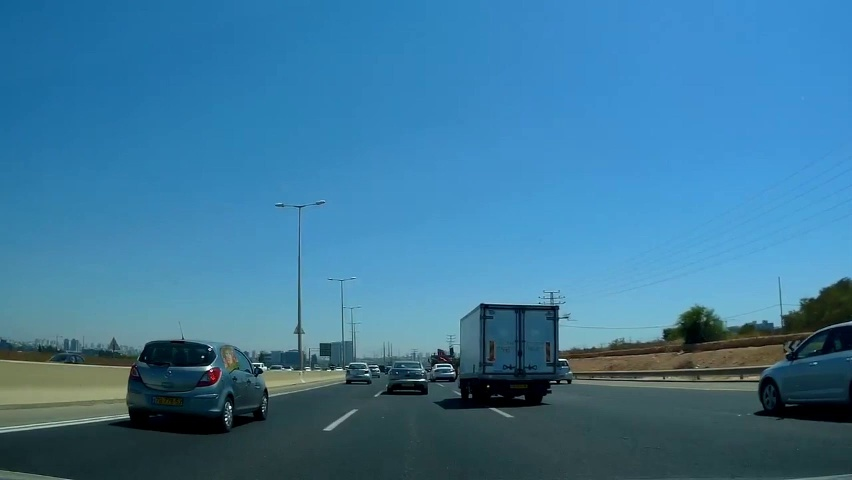
#> input picture first_frame_image.jpg, 852 x 480 px, given in place of change_lanes.mp4, which was not available
$ python main.py
#> lines starting #> are read from the running program, lines starting #| are printed output that depends on the picture; after the words box and inside, x2 and y2 are one past the last pixel; in counts of white or black regions, pixels touching at a corner belong together; pictures that were not available may be replaced by others from this repository, and a replacement may not be noted
### src/LanesDetectionOnFrame.py
import cv2
import numpy as np


class LanesDetectionOnFrame:
    LEFT_ANNOTATION = "Left <-"
    RIGHT_ANNOTATION = "Right ->"

    def __init__(self, center_line_x, y_depth_search, right_lane_x, left_lane_x, offset, frame_rate_per_second,
                 binary_threshold, rho, theta, min_line_length, blind_detection_offset=1, debug=False):
        # Variables to calibrate the frame
        self.center_line_x = center_line_x
        self.y_depth_search = y_depth_search
        self.right_lane_x = right_lane_x
        self.left_lane_x = left_lane_x
        self.offset = offset
        self.frame_rate_per_second = frame_rate_per_second
        self.binary_threshold = binary_threshold
        self.blind_detection_offset = blind_detection_offset

        # hough transform parameters
        self.rho = rho
        self.theta = theta
        self.min_line_length = min_line_length

        # Variables to keep track of the state of the road
        self.crossing_roads = False
        self.counter_frame = 0
        self.crossing_roads_lines = []
        self.cross_direction = None
        self.debug = debug


    def preprocess_image(self, image):
        processed_image = cv2.cvtColor(image, cv2.COLOR_BGR2GRAY)
        processed_image = cv2.GaussianBlur(processed_image, (5, 5), 0)
        if self.binary_threshold is not None:
            _, processed_image = cv2.threshold(processed_image, self.binary_threshold, 255, cv2.THRESH_BINARY)
            processed_image = cv2.dilate(processed_image, (3, 3), iterations=3)

        return processed_image

    @staticmethod
    def slope(x1, y1, x2, y2):
        return (y2 - y1) / (x2 - x1) if (x2 - x1) != 0 else 999  # Avoid division by zero

    @staticmethod
    def find_x_on_line(line, y3):
        x1, y1, x2, y2 = line
        slope = LanesDetectionOnFrame.slope(x1, y1, x2, y2)
        y_intercept = y1 - slope * x1

        x3 = int((y3 - y_intercept) / slope) if slope != 0 else x1
        return x3

    @staticmethod
    def find_suitable_line(image, lines, orientation=None):
        most_populous_line = None
        max_points = 0

        for line in lines:
            x1, y1, x2, y2 = line[0]

            slope = LanesDetectionOnFrame.slope(x1, y1, x2, y2)

            if abs(slope) < 0.4:  # Ignore lines with steep slopes (near vertical)
                continue

            if orientation == "right" and slope < 0:  # Ignore lines with negative slopes
                continue
            elif orientation == "left" and slope > 0:  # Ignore lines with positive slopes
                continue
            elif orientation == "center" and abs(slope) < 0.8:  # In the center we expect almost vertical lines
                continue

            line_length = np.sqrt((x2 - x1) ** 2 + (y2 - y1) ** 2)

            if line_length > max_points:
                most_populous_line = line
                max_points = line_length

        return most_populous_line

    @staticmethod
    def extend_line(line, y_bottom):
        x3 = LanesDetectionOnFrame.find_x_on_line(line, y_bottom)
        x1, y1, x2, y2 = line
        if y1 > y2:
            extended_line = (x3, y_bottom, x2, y2)
        else:
            extended_line = (x3, y_bottom, x1, y1)

        return extended_line

    @staticmethod
    def calculate_mask(roi, edge_image):
        mask = np.zeros_like(edge_image)
        cv2.fillPoly(mask, [np.array(roi)], 255)
        mask_edge = cv2.bitwise_and(edge_image, mask)
        return mask_edge

    def detect_middle_line(self, image, edges):
        height, width = edges.shape
        y_bottom = height

        roi_middle_vertices = [(self.center_line_x - 70, height),
                               (self.center_line_x - 50, self.y_depth_search),
                               (self.center_line_x + 50, self.y_depth_search),
                               (self.center_line_x + 70, height)
                               ]

        self.draw_roi_lines_on_image(image, roi_middle_vertices)
        masked_edges_middle = self.calculate_mask(roi_middle_vertices, edges)
        lines_middle = cv2.HoughLinesP(masked_edges_middle, 1, np.pi / 180, threshold=30, minLineLength=30,
                                       maxLineGap=200)

        if lines_middle is not None:
            most_populous_middle_line = self.find_suitable_line(image, lines_middle, orientation="center")
            if most_populous_middle_line is not None:
                most_populous_middle_line = self.extend_line(most_populous_middle_line[0], y_bottom)
                self.draw_annotation_lane(image, most_populous_middle_line)
                return most_populous_middle_line

    def draw_roi_lines_on_image(self, image, roi_points):
        if self.debug:
            overlay = image.copy()
            cv2.polylines(overlay, [np.array(roi_points)], isClosed=True, color=(0, 0, 255), thickness=4)
            alpha = 0.2
            cv2.addWeighted(overlay, alpha, image, 1 - alpha, 0, image)

    def calculate_line_x_distance_from_center(self, line):
        x1, y1, x2, y2 = line
        return abs(x1 - self.center_line_x)

    def check_if_changing_lanes(self, image, edges, right_lane_detected, left_lane_detected):
        threshold = 70
        # no side road lanes detected, checking for lane in the center
        if right_lane_detected is None and left_lane_detected is None:
            middle_lane_detected = self.detect_middle_line(image, edges)
            if middle_lane_detected is not None:
                self.crossing_roads_lines.append(middle_lane_detected)
                return self.calculate_line_x_distance_from_center(middle_lane_detected) < threshold

        # only left lane detected
        if right_lane_detected is None and left_lane_detected is not None:
            if self.calculate_line_x_distance_from_center(left_lane_detected) < threshold:
                self.crossing_roads_lines.append(left_lane_detected)
                return True
        # only right lane detected
        elif right_lane_detected is not None and left_lane_detected is None:
            if self.calculate_line_x_distance_from_center(right_lane_detected) < threshold:
                self.crossing_roads_lines.append(right_lane_detected)
                return True

        return False

    @staticmethod
    def draw_annotation_lane(image, lane):
        x1, y1, x2, y2 = lane
        cv2.line(image, (x1, y1), (x2, y2), (0, 255, 0), 8)

    def draw_annotation_on_image(self, image, lanes_detected):
        for lane in lanes_detected:
            self.draw_annotation_lane(image, lane)

        if self.cross_direction:
            cv2.putText(image, f"Changing lane to {self.cross_direction}", (10, 50), cv2.FONT_HERSHEY_SIMPLEX, 1,
                        (0, 0, 255), 2, cv2.LINE_AA)

    def find_lane_lines(self, image):
        lanes_detected = []
        processed_image = self.preprocess_image(image)

        # Edge Detection
        edges = cv2.Canny(processed_image, 50, 150)
        height, width = edges.shape
        y_bottom = height
        most_populous_left_line = None
        most_populous_right_line = None

        roi_left_vertices = [(self.left_lane_x, height),
                             (self.center_line_x - self.blind_detection_offset, height),
                             (self.center_line_x - self.blind_detection_offset, self.y_depth_search),
                             (self.center_line_x - self.blind_detection_offset - self.offset, self.y_depth_search)]

        roi_right_vertices = [(self.right_lane_x, height),
                              (self.center_line_x + self.blind_detection_offset, height),
                              (self.center_line_x + self.blind_detection_offset, self.y_depth_search),
                              (self.center_line_x + self.blind_detection_offset + self.offset, self.y_depth_search)]

        self.draw_roi_lines_on_image(image, roi_left_vertices)
        self.draw_roi_lines_on_image(image, roi_right_vertices)

        masked_edges_left = self.calculate_mask(roi_left_vertices, edges)

        masked_edges_right = self.calculate_mask(roi_right_vertices, edges)

        lines_right = cv2.HoughLinesP(masked_edges_right, self.rho, self.theta, threshold=40,
                                      minLineLength=self.min_line_length, maxLineGap=200)
        lines_left = cv2.HoughLinesP(masked_edges_left, self.rho, self.theta, threshold=40,
                                     minLineLength=self.min_line_length, maxLineGap=200)

        if lines_left is not None:
            most_populous_left_line = self.find_suitable_line(image, lines_left, orientation="left")
            if most_populous_left_line is not None:
                most_populous_left_line = self.extend_line(most_populous_left_line[0], y_bottom)
                lanes_detected.append(most_populous_left_line)

        if lines_right is not None:
            most_populous_right_line = self.find_suitable_line(image, lines_right, orientation="right")
            if most_populous_right_line is not None:
                most_populous_right_line = self.extend_line(most_populous_right_line[0], y_bottom)
                lanes_detected.append(most_populous_right_line)

        # possible scenario of changing lanes
        if most_populous_right_line is None or most_populous_left_line is None:
            if self.check_if_changing_lanes(image, edges, most_populous_right_line, most_populous_left_line):
                self.crossing_roads = True
                self.counter_frame = 1
        elif most_populous_right_line is not None and most_populous_left_line is not None:
            self.crossing_roads = False
            self.crossing_roads_lines = []

        if len(self.crossing_roads_lines) == 10:
            x1, y1, x2, y2 = self.crossing_roads_lines[0]
            x3, y3, x4, y4 = self.crossing_roads_lines[9]
            if x1 < x3:
                self.cross_direction = self.LEFT_ANNOTATION
            else:
                self.cross_direction = self.RIGHT_ANNOTATION

        # if lane crossing is no longer detected, linger the annotation for a one more second and then reset
        if not self.crossing_roads and self.counter_frame > 0:
            self.counter_frame += 1

        if self.counter_frame == self.frame_rate_per_second:
            self.counter_frame = 0
            self.cross_direction = None

        self.draw_annotation_on_image(image, lanes_detected)

        return image

    # [14 lines left out: function add_borders, not called in this run]

### src/DistanceDetectionOnFrame.py
import cv2
import numpy as np


class DistanceDetectionOnFrame:
    def __init__(self, center_line_x, y_depth_search, right_lane_x, left_lane_x, offset, medium_warning_distance,
                 high_warning_distance, debug=False):
        # Variables to calibrate the frame
        self.center_line_x = center_line_x
        self.y_depth_search = y_depth_search
        self.right_lane_x = right_lane_x
        self.left_lane_x = left_lane_x
        self.offset = offset
        self.debug = debug

        self.high_warning_distance = high_warning_distance
        self.medium_warning_distance = medium_warning_distance

    @staticmethod
    def filter_dark(frame):
        hls = cv2.cvtColor(frame, cv2.COLOR_BGR2HLS)

        # Define range of black color in HLS
        lower_black = np.array([0, 0, 0])  # Lower range of black (adjust if necessary)
        upper_black = np.array([180, 60, 60])  # Upper range of black (adjust if necessary)

        # Threshold the HLS image to get only black colors
        mask = cv2.inRange(hls, lower_black, upper_black)
        return mask

    @staticmethod
    def calculate_mask(roi, edge_image):
        mask = np.zeros_like(edge_image)
        cv2.fillPoly(mask, [np.array(roi)], 255)
        mask_edge = cv2.bitwise_and(edge_image, mask)
        return mask_edge

    def detect_vehicles(self, frame, center_line_x, y_depth_search, right_lane_x, left_lane_x, offset):
        min_width = 40
        min_height = 40
        max_width = 500
        max_height = 500
        height, width, _ = frame.shape

        mask = self.filter_dark(frame)

        roi_center_vertices = [(left_lane_x, height),
                               (right_lane_x, height),
                               (center_line_x + offset, y_depth_search),
                               (center_line_x - offset, y_depth_search)]

        binary = self.calculate_mask(roi_center_vertices, mask)

        # Find contours in the foreground mask
        contours, _ = cv2.findContours(binary, cv2.RETR_EXTERNAL, cv2.CHAIN_APPROX_SIMPLE)

        # Initialize list to store bounding boxes of detected vehicles
        vehicle_boxes = []

        # Iterate through contours
        for contour in contours:
            # Get the bounding box of the contour
            x, y, w, h = cv2.boundingRect(contour)

            # Filter out bounding boxes that are too small or too large to be vehicles
            if max_width > w > min_width and max_height > h > min_height:
                vehicle_boxes.append((x, y, x + w, y + h))

        return vehicle_boxes

    def draw_roi_lines_on_image(self, image, roi_points):
        if self.debug:
            overlay = image.copy()
            cv2.polylines(overlay, [np.array(roi_points)], isClosed=True, color=(0, 255, 255), thickness=4)
            alpha = 0.2
            cv2.addWeighted(overlay, alpha, image, 1 - alpha, 0, image)

    def annotate_frame(self, frame, annotated_frame):
        vehicles = self.detect_vehicles(frame, self.center_line_x, self.y_depth_search, self.right_lane_x,
                                        self.left_lane_x,
                                        self.offset)
        # 3 channel frame
        height = frame.shape[0]
        roi_center_vertices = [(self.left_lane_x, height),
                               (self.right_lane_x, height),
                               (self.center_line_x + self.offset, self.y_depth_search),
                               (self.center_line_x - self.offset, self.y_depth_search)]

        self.draw_roi_lines_on_image(annotated_frame, roi_center_vertices)

        green = (0, 255, 0)
        red = (0, 0, 255)
        yellow = (0, 255, 255)
        color = green

        for (x1, y1, x2, y2) in vehicles:
            y_max = np.max([y1, y2])
            if y_max > self.medium_warning_distance:
                color = yellow
            if y_max > self.high_warning_distance:
                color = red
            cv2.rectangle(annotated_frame, (x1, y1), (x2, y2), color, 2)

        return annotated_frame

### src/main.py
import cv2
import numpy as np

from DistanceDetectionOnFrame import DistanceDetectionOnFrame
from LanesDetectionOnFrame import LanesDetectionOnFrame
from CrosswalkDetectionOnFrame import CrosswalkDetectionOnFrame


def record_movie(video_input_path, video_output_path, lanes_detection_class, distance_detection_class=None,
                 crosswalk_detection_class=None):
#> called with video_input_path = '../input_videos/change_lanes.mp4'
    cap = cv2.VideoCapture(video_input_path)

    # Get video properties
    fps = int(cap.get(cv2.CAP_PROP_FPS))
    width = int(cap.get(cv2.CAP_PROP_FRAME_WIDTH))
    height = int(cap.get(cv2.CAP_PROP_FRAME_HEIGHT))

    fourcc = cv2.VideoWriter_fourcc(*'mp4v')
    out = cv2.VideoWriter(video_output_path, fourcc, fps, (width, height))

    while cap.isOpened():
        ret, frame = cap.read()
#> frame is the input picture: shape (480, 852, 3); mean B, G, R 154.3, 119.7, 60.2
        if not ret:
            break

        frame_annotations = lanes_detection_class.find_lane_lines(frame.copy())
#> in preprocess_image, `processed_image = cv2.cvtColor(image, cv2.COLOR_BGR2GRAY)`:
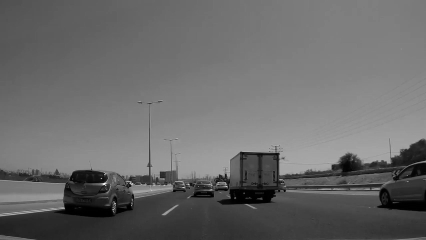
#> processed_image: shape (480, 852) (shown at 1/2 size); min 0, max 252, mean 105.8
#> in preprocess_image, `_, processed_image = cv2.threshold(processed_image, self.binary_thresh..`:
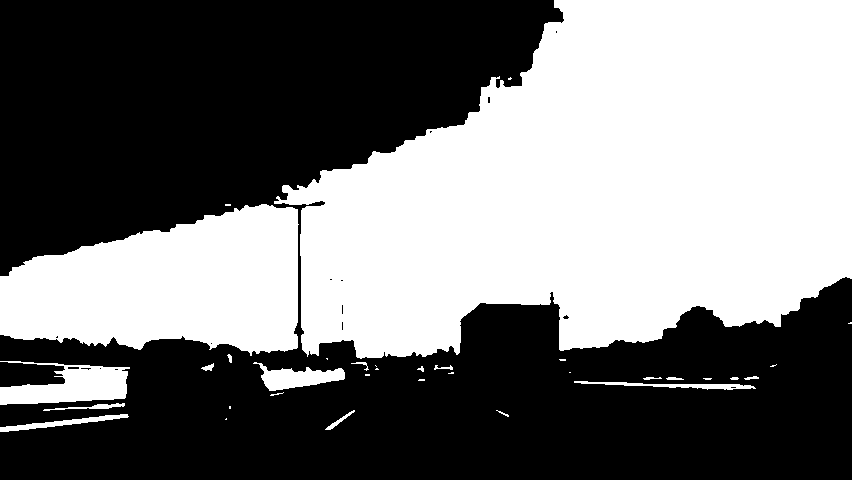
#> processed_image: shape (480, 852); 46.2% white; 34 white regions (16 under 20 px), largest, box (x1, y1, x2, y2) and area: (274, 0, 852, 359) 149105, (0, 204, 299, 356) 32891, (0, 361, 130, 405) 3460
#> in draw_roi_lines_on_image, `cv2.polylines(overlay, [np.array(roi_points)], isClosed=True, color=(0..`:
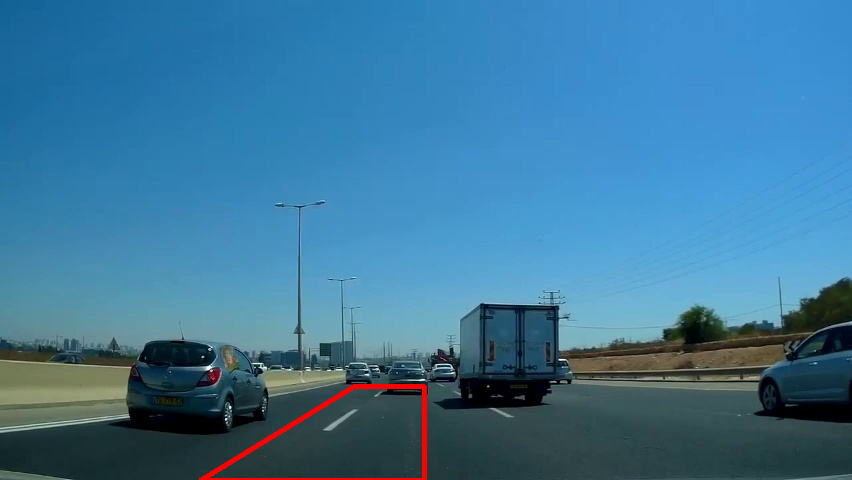
#> overlay: shape (480, 852, 3); 0.52% of pixels changed, all inside (x1, y1, x2, y2) = (199, 384, 427, 480)
#> in draw_roi_lines_on_image (call 2), `cv2.polylines(overlay, [np.array(roi_points)], isClosed=True, color=(0..`:
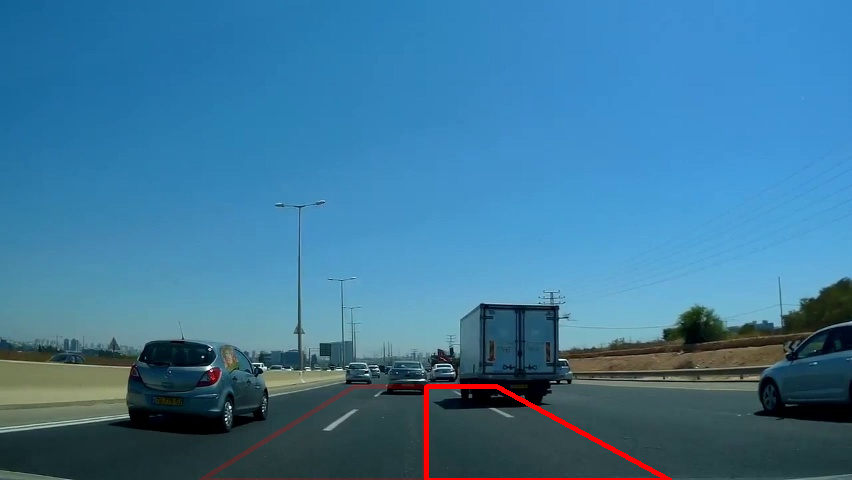
#> overlay: shape (480, 852, 3); mean B, G, R 153.9, 119.3, 61.6
#> in draw_roi_lines_on_image (call 2), `cv2.addWeighted(overlay, alpha, image, 1 - alpha, 0, image)`:
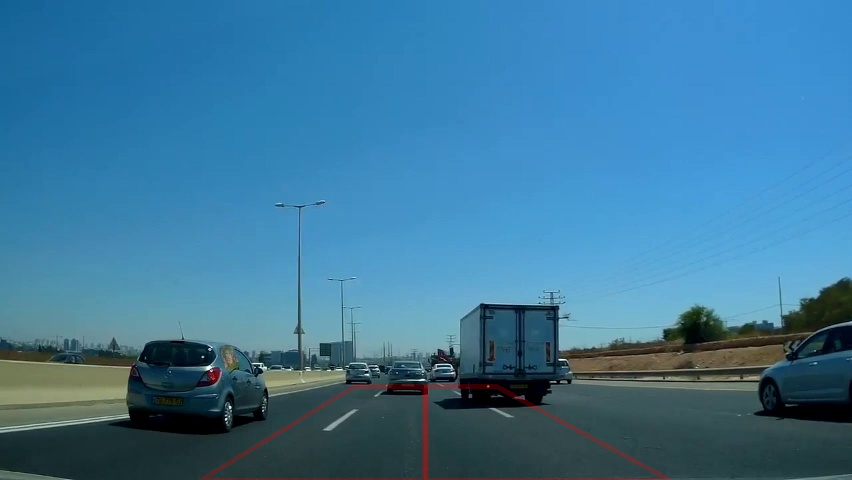
#> image: shape (480, 852, 3); mean B, G, R 154.2, 119.6, 60.7
#> in calculate_mask (call 2), `cv2.fillPoly(mask, [np.array(roi)], 255)`:
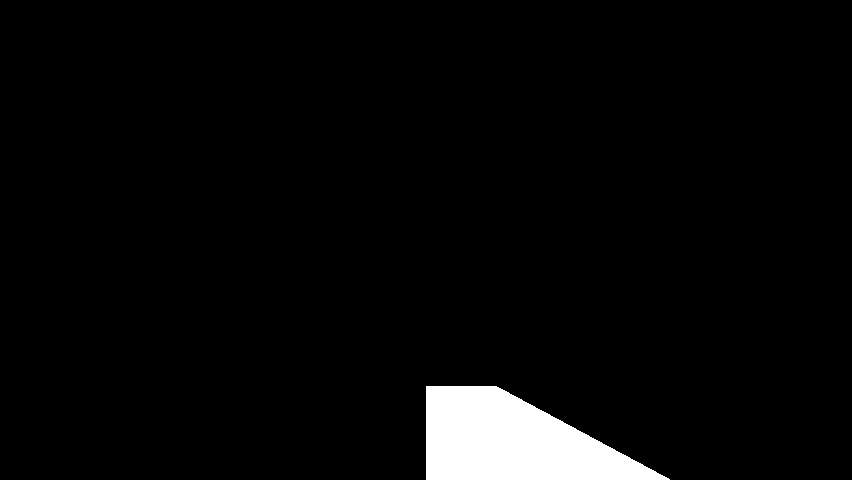
#> mask: shape (480, 852); 3.6% white; 1 white region, box (x1, y1, x2, y2) and area: (426, 386, 670, 480) 14845
#> in find_lane_lines, `lines_right = cv2.HoughLinesP(masked_edges_right, self.rho, self.theta..`: lines_right = None
#> in find_lane_lines, `lines_left = cv2.HoughLinesP(masked_edges_left, self.rho, self.theta, ..`: lines_left = [[325, 428, 354, 411], [324, 430, 354, 410]]
#> the loop in find_suitable_line, `for line in lines:` made 2 passes
#> (x1, y1, x2, y2, slope, line_length, max_points) on passes 1 to 2: (325, 428, 354, 411, -0.586, 33.62, 33.62), (324, 430, 354, 410, -0.667, 36.06, 36.06)
#> after the loop in find_suitable_line, `for line in lines:`: max_points = 36.06
#> in find_lane_lines, `most_populous_left_line = self.find_suitable_line(image, lines_left, o..`: most_populous_left_line = [[324, 430, 354, 410]]
#> in find_x_on_line, `x1, y1, x2, y2 = line`: x1 = 324; y1 = 430; x2 = 354; y2 = 410
#> in find_x_on_line, `slope = LanesDetectionOnFrame.slope(x1, y1, x2, y2)`: slope = -0.667
#> in find_x_on_line, `y_intercept = y1 - slope * x1`: y_intercept = 646
#> in find_x_on_line, `x3 = int((y3 - y_intercept) / slope) if slope != 0 else x1`: x3 = 249
#> in extend_line, `x1, y1, x2, y2 = line`: x1 = 324; y1 = 430; x2 = 354; y2 = 410
#> in extend_line, `extended_line = (x3, y_bottom, x2, y2)`: extended_line = (249, 480, 354, 410)
#> in calculate_line_x_distance_from_center, `x1, y1, x2, y2 = line`: x1 = 249; y1 = 480; x2 = 354; y2 = 410
#> the loop in draw_annotation_on_image, `for lane in lanes_detected:` made 1 pass
#> after the loop in draw_annotation_on_image, `for lane in lanes_detected:`:
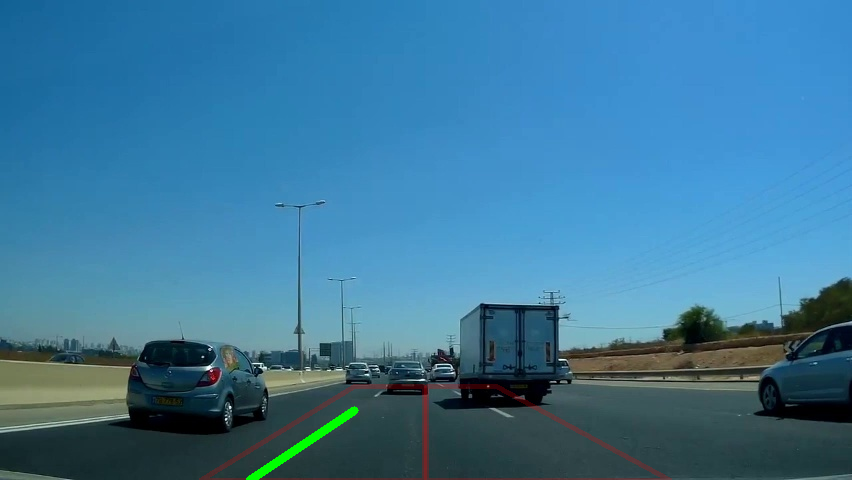
#> image: shape (480, 852, 3); 0.27% of pixels changed, all inside (x1, y1, x2, y2) = (246, 406, 359, 480)

        if distance_detection_class is not None:
            frame_annotations = distance_detection_class.annotate_frame(frame=frame, annotated_frame=frame_annotations)

        if crosswalk_detection_class is not None:
            frame_annotations = crosswalk_detection_class.annotate_frame(frame=frame, annotated_frame=frame_annotations)

        final_image = cv2.addWeighted(frame, 0.2, frame_annotations, 1, 0)

        cv2.imshow('Annotated Video', final_image)
        out.write(final_image)

        if cv2.waitKey(25) & 0xFF == ord('q'):
#> (key q is pressed here)
#> (the rest of the program and of its run is left out)
